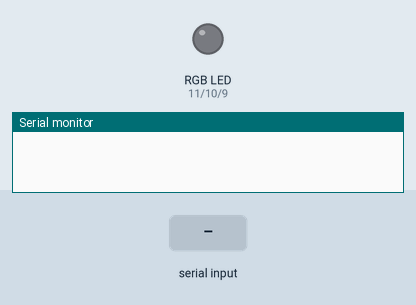
Simulated run of this sketch. Board: Arduino Uno, built with avr-gcc and run on an emulated ATmega328P. Shown: an RGB LED mixed from three pins (HIGH = lit), the last lines printed to the serial monitor. Inputs (shaded band) come from the test bench. Dim RGB values are drawn brighter than linear.

Above: at 1.2 s.
1.3 s: "r90\n" received over Serial
At 2.6 s:
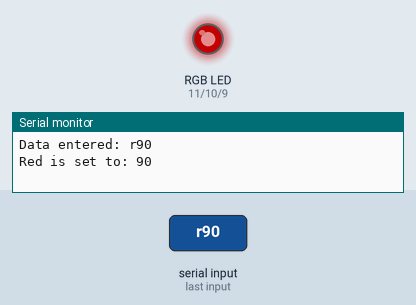
2.9 s: "g90\n" received over Serial
At 4.0 s:
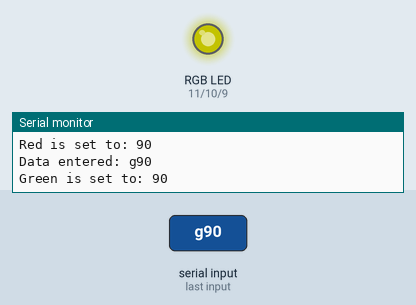
4.5 s: "r,45\n" received over Serial
At 5.2 s:
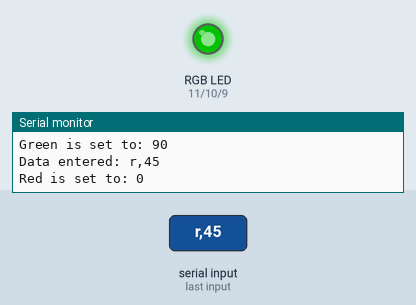
6.1 s: "b90\n" received over Serial
At 7.4 s:
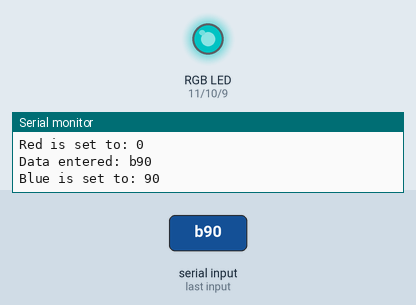
7.7 s: "R90\n" received over Serial
At 8.9 s:
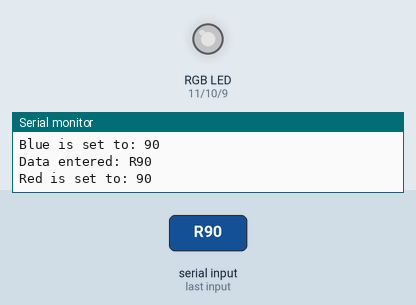
9.3 s: "g,45\n" received over Serial
At 10.1 s:
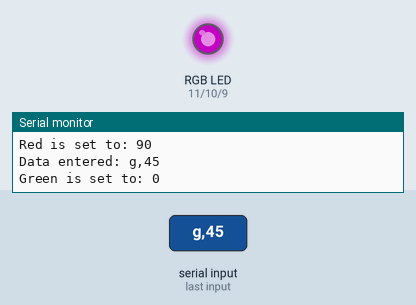
Timing chart, 0 to 11.9 s (numbered marks = the images above; inputs shaded):
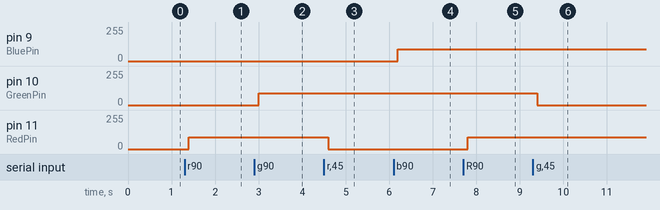

The sketch:

Projeto_10___Mood_lamp_com_controle_serial.ino
```cpp
//Projeto 10 - Mood lamp com controle serial
char buffer[18];
int red, green, blue;

int RedPin = 11;
int GreenPin = 10;
int BluePin = 9;

void setup(){
 Serial.begin(9600);
 Serial.flush();
 pinMode(RedPin, OUTPUT);
 pinMode(GreenPin, OUTPUT);
 pinMode(BluePin, OUTPUT);
}

void loop(){
 if(Serial.available() > 0){
   int index = 0;
   delay(100); //deixe o buffer encher
   int numChar = Serial.available();
   if(numChar > 15){
     numChar = 15;
   }
   while(numChar--){
     buffer[index++] = Serial.read();
   }
   splitString(buffer);
 }
}

void splitString(char* data){
  Serial.print("Data entered: ");
  Serial.println(data);
  char* parameter;
  parameter = strtok(data, " ,");
  while(parameter != NULL){
    setLED(parameter);
    parameter = strtok(NULL, " ,");
  }

  // Limpa o texto e os buffers seriais
  for(int x = 0; x < 16; x++){
    buffer[x] = '\0';
  }
  Serial.flush();
}

void setLED(char* data){
  if((data[0] == 'r') || (data[0] == 'R')){
    int Ans = strtol(data+1, NULL, 10);
    Ans = constrain(Ans, 0, 255);
    analogWrite(RedPin, Ans);
    Serial.print("Red is set to: ");
    Serial.println(Ans);
  }
  if((data[0] == 'g') || (data[0] == 'G')){
    int Ans = strtol(data+1, NULL, 10);
    Ans = constrain(Ans, 0, 255);
    analogWrite(GreenPin, Ans);
    Serial.print("Green is set to: ");
    Serial.println(Ans);
  }
  if((data[0] == 'b') || (data[0] == 'B')){
    int Ans = strtol(data+1, NULL, 10);
    Ans = constrain(Ans, 0, 255);
    analogWrite(BluePin, Ans);
    Serial.print("Blue is set to: ");
    Serial.println(Ans);
  }
}
```

Measured:
- after the input at 1.3 s, pin 11 (RedPin): 0/255 → 90/255 after 0.10 s
- after the input at 2.9 s, pin 10 (GreenPin): 0/255 → 90/255 after 0.10 s
- after the input at 4.5 s, pin 11 (RedPin): 90/255 → 0/255 after 0.10 s
- after the input at 6.1 s, pin 9 (BluePin): 0/255 → 90/255 after 0.10 s
- after the input at 7.7 s, pin 11 (RedPin): 0/255 → 90/255 after 0.10 s
- after the input at 9.3 s, pin 10 (GreenPin): 90/255 → 0/255 after 0.10 s
